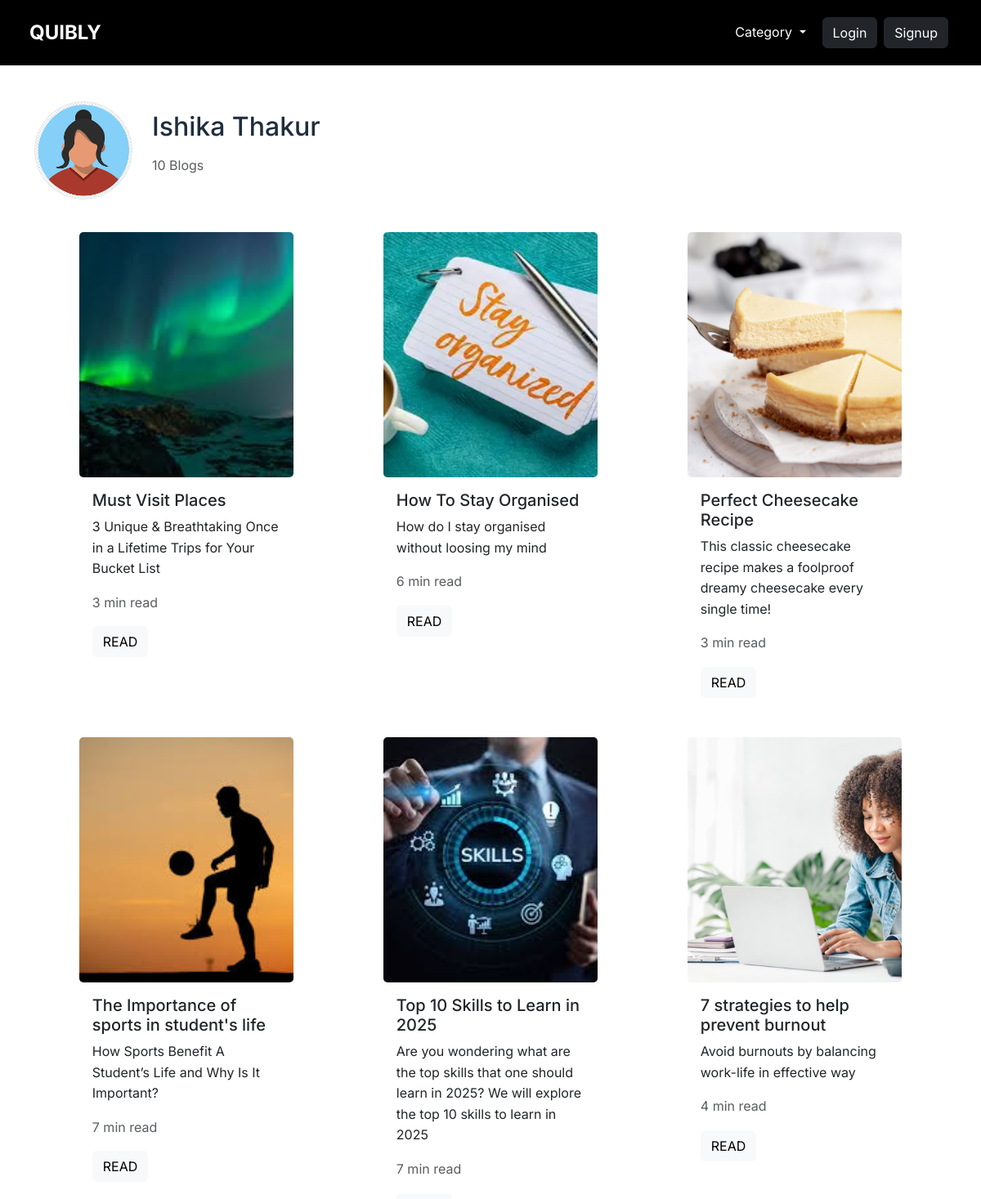
The page /user_info/Ishika Thakur (upper part) on the database as committed earlier.
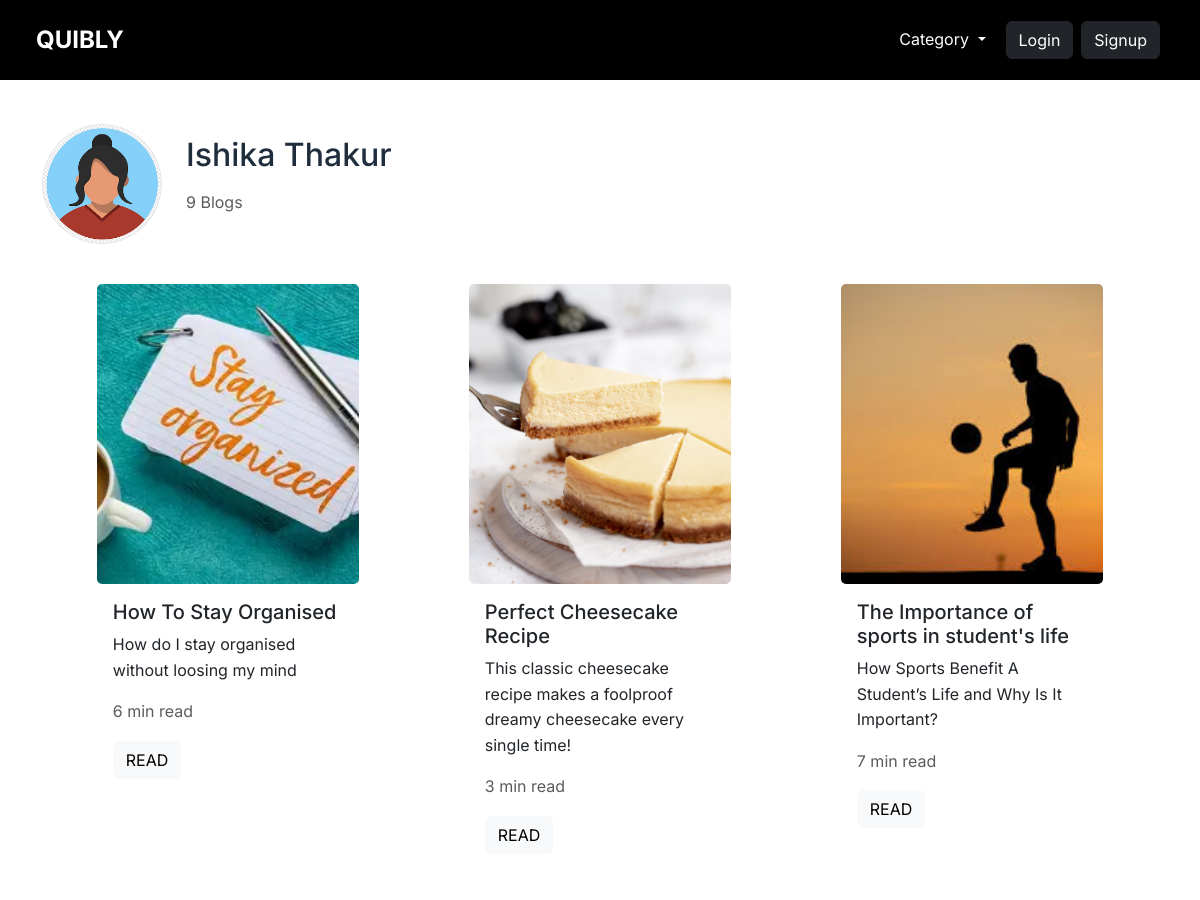
The same page on the database as committed later.
### index.py (models this page shows, shortened)
class Blog(db.Model):
    id = db.Column(db.Integer, primary_key = True)
    title = db.Column(db.String(100), nullable = False)
    description = db.Column(db.String(200))
    content = db.Column(db.Text, nullable = False)
    views = db.Column(db.Integer, default = 0)
    cover_image = db.Column(db.String(120))
    author = db.Column(db.String(50), nullable = False)
    date_posted = db.Column(db.DateTime, default=lambda: datetime.now(timezone.utc))
    user_id = db.Column(db.Integer, db.ForeignKey('user.id'))
    category = db.Column(db.String(50), nullable = False, default = 'Others')
    read_time = db.Column(db.Integer)

### index.py (the view)
@app.route('/user_info/<string:username>')
def user_info(username):
    page = request.args.get('page', 1, type=int)
    user=User.query.filter_by(username=username).first_or_404()
    blogs=Blog.query.filter_by(user_id = user.id).order_by(Blog.date_posted.desc()).paginate(page=page, per_page=12)
    return render_template('user_profile.html', user=user, blogs = blogs)

### templates/user_profile.html (shortened to what this page needs)
{% extends 'base.html' %}
{% block body %}
<div class="text-wrapper" style="padding-top: 100px;">
    <div class="container mt-4">
        <div class="d-flex align-items-center gap-4 mb-4">
            <div>
                {% if user.profile_pic %}
                <img src="{{ url_for('static', filename='profile_pics/' + user.profile_pic) }}"
                    class="rounded-circle border" width="120" height="120" style="object-fit: cover;">
                {% else %}
                <img src="https://ui-avatars.com/api/?name={{ user.username }}" class="rounded-circle border"
                    width="120" height="120" style="object-fit: cover;">
                {% endif %}
            </div>
            <div>
                <h2 class="mb-1">{{ user.username }}</h2>
                <p class="text-muted"><p class="text-muted">{{ blogs.total }} {{ 'Blog' if blogs.total == 1 else 'Blogs' }}</p>
            </div>
        </div>
        <div class="container my-4">
            {% if blogs %}
            <div class="row row-cols-1 row-cols-md-3 row-cols-lg-3">
                {% for blog in blogs.items %}
                <div class="col d-flex justify-content-center">
                    <div class="card border-0 hover-shadow py-3 px-2" style="width: 20rem;">
                        <img src="{{ url_for('static', filename='uploads/' ~ blog.cover_image) }}"
                            class="card-img card-img-top " style="height: 300px !important; object-fit: cover !important;" alt="...">
                        <div class="card-body">
                            <h5 class="card-title">{{blog.title}}</h5>
                            <p class="card-text">{{blog.description}}</p>
                            <p class="text-muted">{{blog.read_time}} min read</p>
                            <a href="{{url_for('read', id=blog.id)}}" class="btn btn-light">READ</a>
                        </div>
                    </div>
                </div>
                {% endfor %}
            </div>
        </div>
        {% else %}
        <div class="text-center text-muted mt-5">
            <h5>No blogs found in this category.</h5>
        </div>
        {% endif %}
    </div>
</div>
{% endblock body %}

Rows that differ between the two databases and show on the page:
removed Blog: cover_image (picture), title "Must Visit Places", description "3 Unique & Breathtaking Once in a Lifetime Trips for Your Bucket List", read_time "3"
no longer on this page (row unchanged): Blog: cover_image (picture), title "Top 10 Skills to Learn in 2025", description "Are you wondering what are the top skills that one should learn in 2025? We will explore the top 10 skills to learn in 2025", read_time "7"
no longer on this page (row unchanged): Blog: cover_image (picture), title "7 strategies to help prevent burnout", description "Avoid burnouts by balancing work-life in effective way", read_time "4"
Other text that changed with them:
{{ blogs.total }}: "10" → "9"
